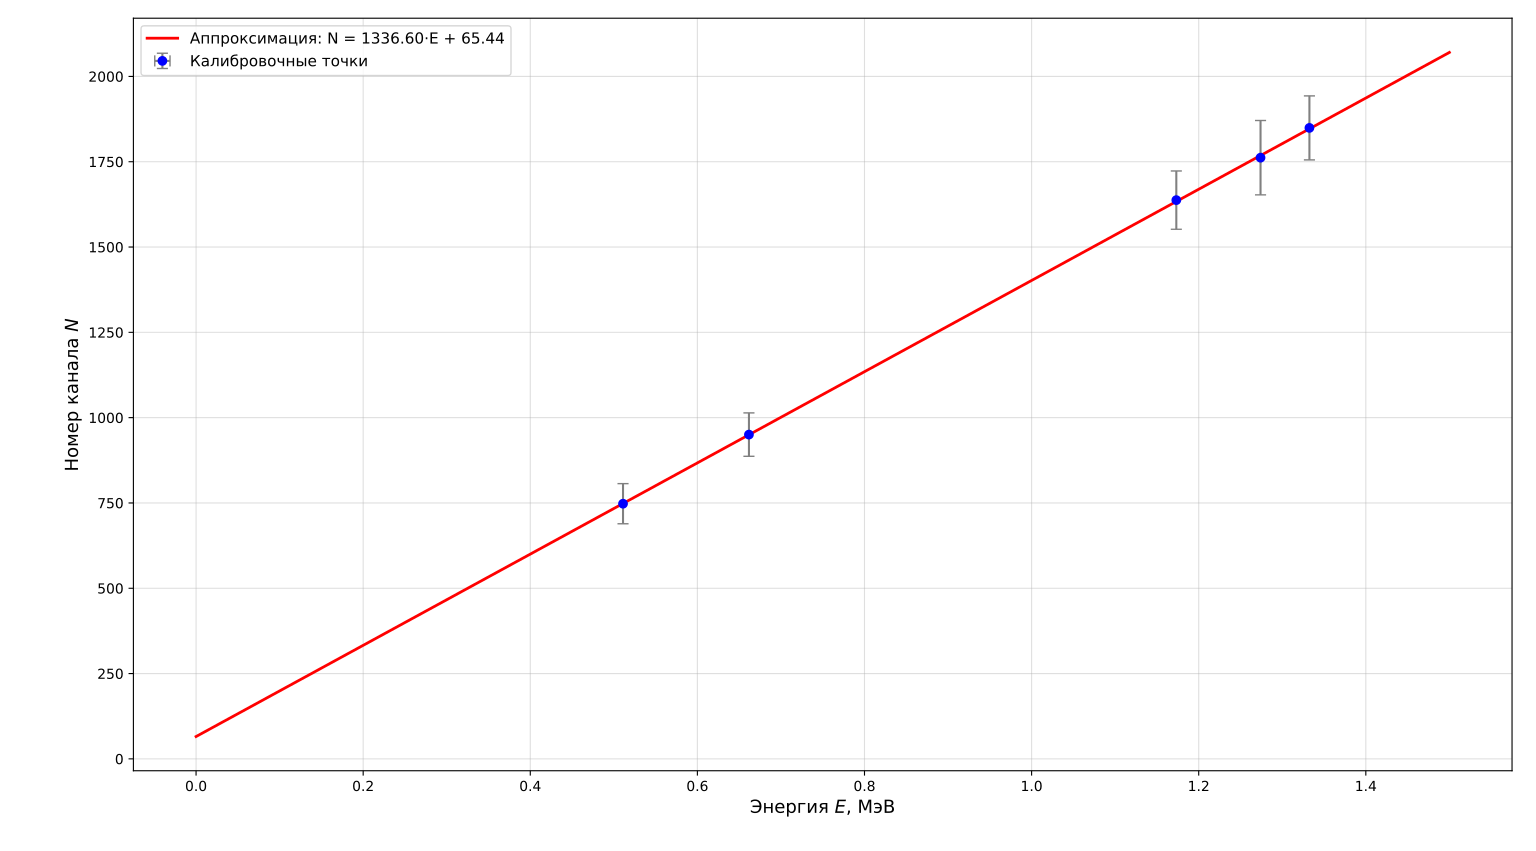

Generate this figure with Python:
import numpy as np
import matplotlib.pyplot as plt

# Данные для калибровки (фотопики с известными энергиями)
E_cal = np.array([0.511, 0.6617, 1.1732, 1.274, 1.3325])  # МэВ
N_cal = np.array([747.769, 950.315, 1637.490, 1761.878, 1849.134])  # каналы
dN_cal = np.array([58.799, 63.549, 85.430, 108.979, 93.856])  # погрешность N

# Линейная аппроксимация N = a*E + b
a, b = np.polyfit(E_cal, N_cal, 1)

# Плотная сетка для графика
E_fit = np.linspace(0, 1.5, 100)
N_fit = a * E_fit + b

# Построение графика
plt.figure(figsize=(10, 7))

# Экспериментальные точки с погрешностями
plt.errorbar(E_cal, N_cal, xerr=0, yerr=dN_cal, fmt='o', color='blue', 
             ecolor='gray', capsize=4, markersize=6, label='Калибровочные точки')

# Линия аппроксимации
plt.plot(E_fit, N_fit, '-', color='red', linewidth=2, 
         label=f'Аппроксимация: N = {a:.2f}·E + {b:.2f}')

plt.xlabel('Энергия $E$, МэВ', fontsize=13)
plt.ylabel('Номер канала $N$', fontsize=13)
# plt.title('Калибровочный график гамма-спектрометра', fontsize=14)
plt.legend(fontsize=11)
plt.grid(True, alpha=0.4)
plt.tight_layout()
plt.savefig('calibration_gamma.png', dpi=300)
print("График сохранён как 'calibration_gamma.png'")
plt.show()

# Вывод результатов
print(f"\n=== РЕЗУЛЬТАТЫ КАЛИБРОВКИ ===")
print(f"Коэффициент a = {a:.2f} каналов/МэВ")
print(f"Коэффициент b = {b:.2f} каналов")
print(f"Уравнение: N = {a:.2f}·E + {b:.2f}")

# Проверка качества аппроксимации (R²)
N_pred = a * E_cal + b
ss_res = np.sum((N_cal - N_pred)**2)
ss_tot = np.sum((N_cal - np.mean(N_cal))**2)
r_squared = 1 - (ss_res / ss_tot)
print(f"Коэффициент детерминации R² = {r_squared:.6f}")
